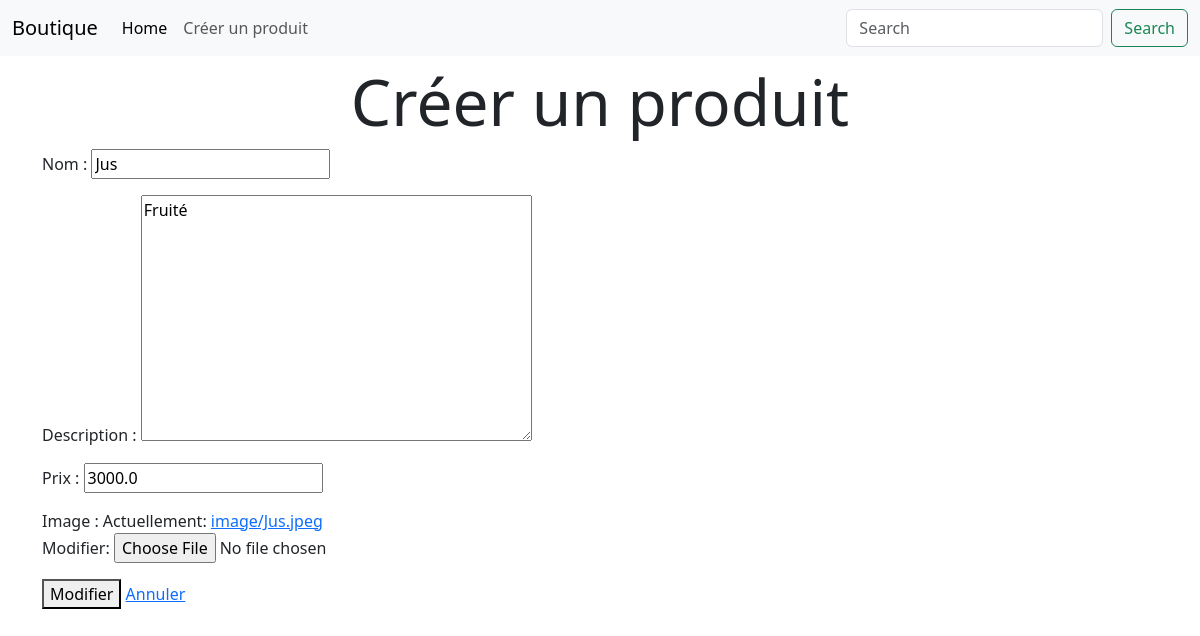
The page /produitUpdate/6/ on the database its author committed.
### produit/models.py (models this page shows, shortened)
class Produit(models.Model):
    nom = models.CharField(max_length=255)
    description = models.TextField()
    prix = models.FloatField()
    image = models.ImageField(upload_to = 'image/')

### produit/views.py (the view, shortened to what this page needs)
# urls.py: path('produitUpdate/<int:pk>/', UpdateProduct.as_view(), name='produitUpdate'),
class UpdateProduct(View):
    def get(self, request, pk, *args, **kwargs):
        produit = Produit.objects.get(pk=pk)
        form = ProduitForm(instance=produit)
        return render(request, 'produits/produitUpdate.html', {'form': form})

### produit/forms.py (shortened to what this page needs)
class ProduitForm(forms.ModelForm):#créer une forme à partir de model
    prix = forms.FloatField()
    class Meta:
        model = Produit
        fields = ['nom', 'description', 'prix', 'image']

### templates/produits/produitUpdate.html (shortened to what this page needs)
{% extends 'base.html' %}
{% block content %}
<h1 class="text-center display-3">Créer un produit</h1>
<form method="post" enctype="multipart/form-data">
   {{ form.as_p }}
   <button type="submit">Modifier</button>
   <a href="{% url 'produits:index' %}">Annuler</a>
</form>
{% endblock %}

### rows shown on the page
Produit: nom "Jus", description "Fruité", prix "3000.0"
